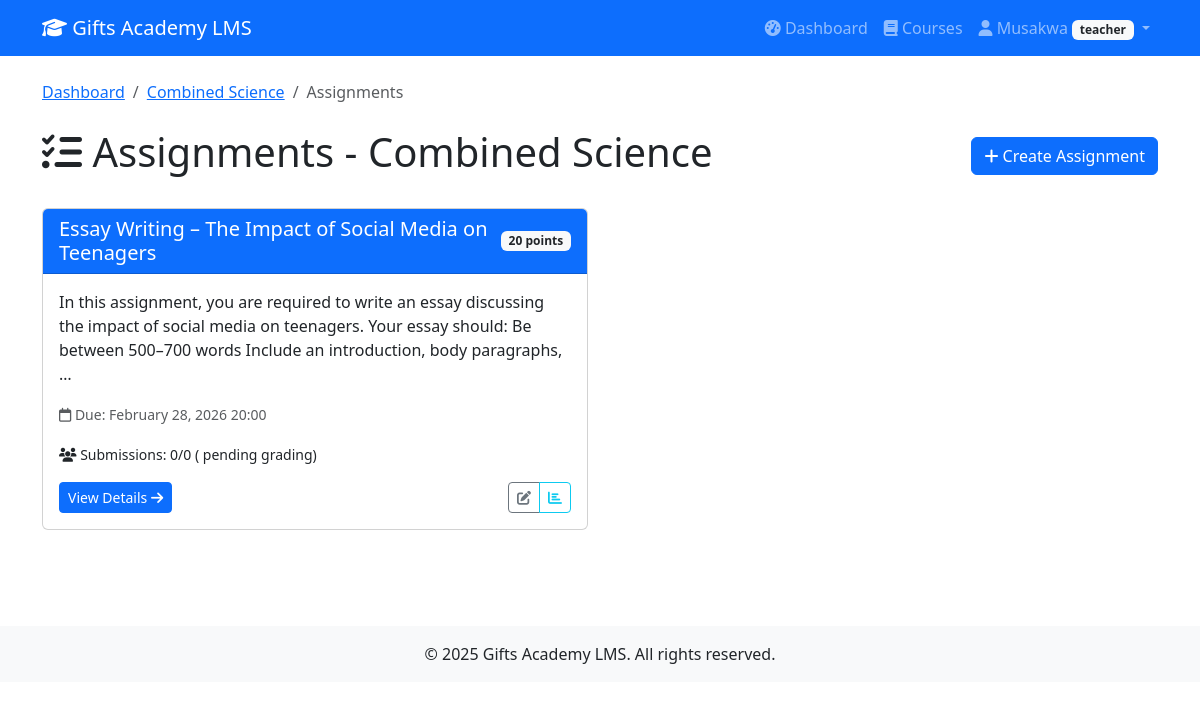
/assignments/course/4/ (signed in), run on the app's committed database.
### accounts/models.py (models this page shows, shortened)
class Profile(models.Model):
    USER_TYPES = (
        ('admin', 'Admin'),
        ('teacher', 'Teacher'),
        ('student', 'Student'),
        ('parent', 'Parent'),
    )
    user = models.OneToOneField(User, on_delete=models.CASCADE)
    user_type = models.CharField(max_length=10, choices=USER_TYPES, default='student')
    phone = models.CharField(max_length=15, blank=True)
    address = models.TextField(blank=True)
    profile_pic = models.ImageField(upload_to='profiles/', blank=True, null=True)
    linked_student = models.ForeignKey('self', on_delete=models.SET_NULL, null=True, blank=True, related_name='parents')

### courses/models.py (models this page shows, shortened)
class Course(models.Model):
    title = models.CharField(max_length=200)
    code = models.CharField(max_length=20, unique=True)
    description = models.TextField()
    teacher = models.ForeignKey(User, on_delete=models.CASCADE, related_name='teaching_courses')
    students = models.ManyToManyField(User, through='Enrollment', related_name='enrolled_courses')
    created_at = models.DateTimeField(auto_now_add=True)
    updated_at = models.DateTimeField(auto_now=True)
    is_active = models.BooleanField(default=True)
    class Meta:
        ordering = ['-created_at']

### assignments/models.py (models this page shows, shortened)
class Assignment(models.Model):
    course = models.ForeignKey(Course, on_delete=models.CASCADE, related_name='assignments')
    teacher = models.ForeignKey(User, on_delete=models.CASCADE)
    title = models.CharField(max_length=200)
    description = models.TextField()
    due_date = models.DateTimeField()
    total_points = models.IntegerField(default=100)
    created_at = models.DateTimeField(auto_now_add=True)
    class Meta:
        ordering = ['due_date']

### assignments/views.py (the view)
# urls.py: path('course/<int:course_id>/', views.assignment_list, name='assignment_list'),
@login_required
def assignment_list(request, course_id):
    course = get_object_or_404(Course, id=course_id)
    if request.user.profile.user_type == 'student':
        if not course.students.filter(id=request.user.id).exists():
            messages.error(request, "You are not enrolled in this course.")
            return redirect('course_list')
        assignments = course.assignments.all()
    elif request.user.profile.user_type == 'teacher' and request.user == course.teacher:
        assignments = course.assignments.all()
    elif request.user.profile.user_type == 'admin':
        assignments = course.assignments.all()
    else:
        messages.error(request, "You don't have permission to view these assignments.")
        return redirect('dashboard')
    context = {
        'course': course,
        'assignments': assignments,
        'now': timezone.now(),
    }
    return render(request, 'assignments/assignment_list.html', context)

### templates/assignments/assignment_list.html (shortened to what this page needs)
{% extends 'base.html' %}
{% block content %}
<div class="container">
    <nav aria-label="breadcrumb" class="mb-4">
        <ol class="breadcrumb">
            <li class="breadcrumb-item"><a href="{% url 'dashboard' %}">Dashboard</a></li>
            <li class="breadcrumb-item"><a href="{% url 'course_detail' course.id %}">{{ course.title }}</a></li>
            <li class="breadcrumb-item active">Assignments</li>
        </ol>
    </nav>
    <div class="d-flex justify-content-between align-items-center mb-4">
        <h1><i class="fas fa-tasks"></i> Assignments - {{ course.title }}</h1>
        {% if user == course.teacher or user.profile.user_type == 'admin' %}
            <a href="{% url 'create_assignment' course.id %}" class="btn btn-primary">
                <i class="fas fa-plus"></i> Create Assignment
            </a>
        {% endif %}
    </div>
    <div class="row">
        {% for assignment in assignments %}
            <div class="col-md-6 mb-4">
                <div class="card h-100
                    {% if now > assignment.due_date %}border-danger{% endif %}">
                    <div class="card-header
                        {% if now > assignment.due_date %}bg-danger text-white{% else %}bg-primary text-white{% endif %}">
                        <div class="d-flex justify-content-between align-items-center">
                            <h5 class="mb-0">{{ assignment.title }}</h5>
                            <span class="badge bg-light text-dark">{{ assignment.total_points }} points</span>
                        </div>
                    </div>
                    <div class="card-body">
                        <p class="card-text">{{ assignment.description|truncatewords:30 }}</p>
                        <div class="mb-3">
                            <small class="text-muted">
                                <i class="far fa-calendar"></i>
                                Due: {{ assignment.due_date|date:"F d, Y H:i" }}
                            </small>
                        </div>
                        {% if user.profile.user_type == 'teacher' or user.profile.user_type == 'admin' %}
                            <div class="mb-3">
                                <small>
                                    <i class="fas fa-users"></i>
                                    Submissions: {{ assignment.submissions.count }}/{{ course.students.count }}
                                    ({{ assignment.submissions.filter.grade__isnull.count }} pending grading)
                                </small>
                            </div>
                        {% endif %}
                        <a href="{% url 'assignment_detail' assignment.id %}" class="btn btn-primary btn-sm">
                            View Details <i class="fas fa-arrow-right"></i>
                        </a>
                        {% if user == course.teacher or user.profile.user_type == 'admin' %}
                            <div class="btn-group float-end">
                                <a href="{% url 'edit_assignment' assignment.id %}" class="btn btn-sm btn-outline-secondary">
                                    <i class="fas fa-edit"></i>
                                </a>
                                <a href="{% url 'assignment_statistics' assignment.id %}" class="btn btn-sm btn-outline-info">
                                    <i class="fas fa-chart-bar"></i>
                                </a>
                            </div>
                        {% endif %}
                    </div>
                </div>
            </div>
        {% endfor %}
    </div>
</div>
{% endblock %}

### templates/base.html (shortened to what this page needs)
<!DOCTYPE html>
<html lang="en">
<head>
    <link href="https://cdn.jsdelivr.net/npm/bootstrap@5.3.0/dist/css/bootstrap.min.css" rel="stylesheet">
    <link rel="stylesheet" href="https://cdnjs.cloudflare.com/ajax/libs/font-awesome/6.4.0/css/all.min.css">
</head>
<body>
    <nav class="navbar navbar-expand-lg navbar-dark bg-primary">
        <div class="container">
            <a class="navbar-brand" href="{% url 'dashboard' %}">
                <i class="fas fa-graduation-cap"></i> Gifts Academy LMS
            </a>
            <div class="collapse navbar-collapse" id="navbarNav">
                <ul class="navbar-nav ms-auto">
                    {% if user.is_authenticated %}
                        <li class="nav-item">
                            <a class="nav-link" href="{% url 'dashboard' %}">
                                <i class="fas fa-tachometer-alt"></i> Dashboard
                            </a>
                        </li>
                        <li class="nav-item">
                            <a class="nav-link" href="{% url 'course_list' %}">
                                <i class="fas fa-book"></i> Courses
                            </a>
                        </li>
                        <li class="nav-item dropdown">
    <a class="nav-link dropdown-toggle" href="#" id="userDropdown" role="button" data-bs-toggle="dropdown">
        <i class="fas fa-user"></i> {{ user.username }}
        <span class="badge bg-light text-dark">{{ user.profile.user_type }}</span>
    </a>
</li>
                    {% endif %}
                </ul>
            </div>
        </div>
    </nav>
    <main class="py-4">
        {% block content %}{% endblock %}
    </main>
    <footer class="bg-light text-center py-3 mt-5">
        <div class="container">
            <p class="mb-0">&copy; 2025 Gifts Academy LMS. All rights reserved.</p>
        </div>
    </footer>
</body>
</html>

### data on the page
Course: title "Combined Science", students.count "0"
Assignment: title "Essay Writing – The Impact of Social Media on Teenagers", total_points "20", description "In this assignment, you are required to write an essay discussing the impact of social media on teenagers. Your essay should: Be between 500–700 words Include an introduction, body paragraphs, …", due_date "February 28, 2026 20:00", submissions.count "0"

### other printed values
{{ user.username }} "Musakwa"
{{ user.profile.user_type }} "teacher"
